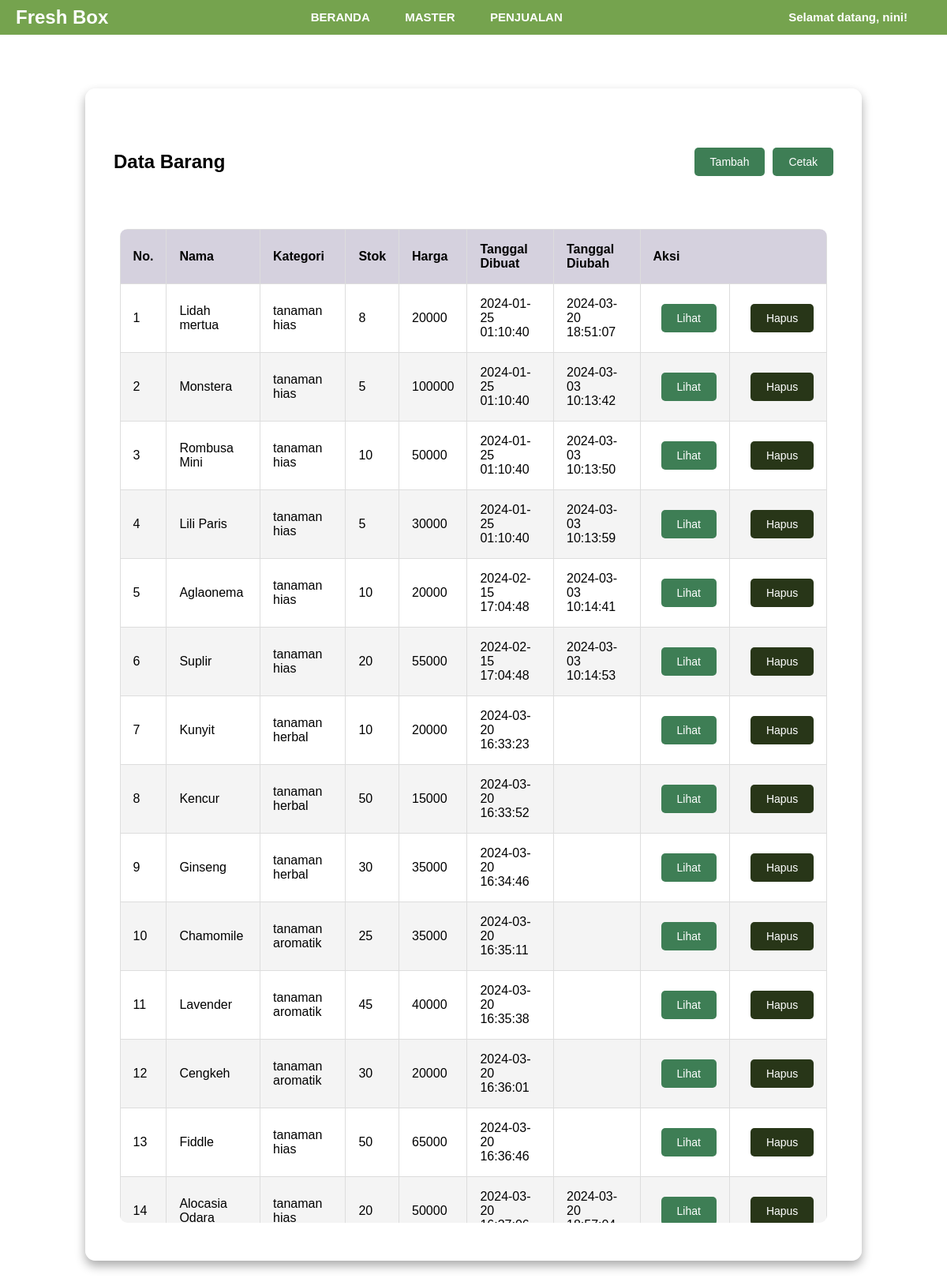
Page /barang.php (signed in) on the committed database.
### tables this page shows
CREATE TABLE `barang` (
  `id` int(11) UNSIGNED NOT NULL,
  `nama` varchar(50) NOT NULL,
  `kategori` enum('tanaman hias','tanaman aromatik','tanaman herbal') NOT NULL,
  `stok` int(10) UNSIGNED NOT NULL,
  `harga` int(10) UNSIGNED NOT NULL,
  `created_at` timestamp NOT NULL DEFAULT current_timestamp(),
  `updated_at` timestamp NULL DEFAULT NULL ON UPDATE current_timestamp()
);

### barang.php (the view, shortened to what this page needs)
<!DOCTYPE html>
<html lang="en">
<head>
    <link rel="stylesheet" href="tablestyle.css">
</head>
<header>
<?php include "menu.php"; ?>
</header>
<body>
    <?php
    require "koneksi.php";
    $sql = "SELECT * FROM barang";
    $query = mysqli_query($koneksi, $sql);
    ?>
    <main class="table">
        <section class="table__header">
            <h1>Data Barang</h1>
            <div class="button-container">
                <form action="new-barang.php" method="GET">
                    <button type="submit" class="btn btn-primary btn-custom btn-view">
                        <span class="btn-text">Tambah</span>
                    </button>
                </form>
                <button onclick="cetaklaporan()" class="btn btn-primary btn-custom btn-view">Cetak</button>
            </div>
        </section>
        <section class="table__body">
            <table>
                <thead>
                    <tr>
                        <th scope="col">No.</th>
                        <th scope="col">Nama</th>
                        <th scope="col">Kategori</th>
                        <th scope="col">Stok</th>
                        <th scope="col">Harga</th>
                        <th scope="col">Tanggal dibuat</th>
                        <th scope="col">Tanggal diubah</th>
                        <th scope="col" colspan="2">Aksi</th>
                    </tr>
                </thead>
                <tbody>
                    <?php $i = 1; ?>
                    <?php while ($barang = mysqli_fetch_array($query)) : ?>
                        <tr>
                            <td><?= $i ?></td>
                            <td><?= $barang["nama"] ?></td>
                            <td><?= $barang["kategori"] ?></td>
                            <td><?= $barang["stok"] ?></td>
                            <td><?= $barang["harga"] ?></td>
                            <td><?= $barang["created_at"] ?></td>
                            <td><?= $barang["updated_at"] ?></td>
                            <td>
                                <form action="read-barang.php" method="GET">
                                    <button type="submit" class="btn btn-primary btn-custom btn-view">
                                        <span class="btn-text">Lihat</span>
                                    </button>
                                </form>
                            </td>
                            <td>
                                <form action="delete-barang.php" method="POST" onsubmit="return konfirmasi(this)">
                                    <button type="submit" class="btn btn-danger btn-custom btn-delete">
                                        <span class="btn-text">Hapus</span>
                                    </button>
                                </form>
                            </td>
                        </tr>
                        <?php $i++; ?>
                    <?php endwhile ?>
                </tbody>
            </table>
        </section>
    </main>
</body>
</html>

### tablestyle.css (style rules this page uses)
body { font-family: "Poppins", sans-serif; min-height: 100vh; background: url(background14.png) center / cover; display: flex; justify-content: center; align-items: center; }
main.table { width: 82vw; height: 90vh; background-color: #fff5; backdrop-filter: blur(7px); box-shadow: 0 0.4rem 0.8rem #0005; border-radius: 0.8rem; overflow: hidden; }
main { margin-top: 60px; padding: 20px; overflow-y: auto; }
.table__header { width: 100%; height: 10%; background-color: #fff4; padding: 0.8rem 1rem; display: flex; justify-content: space-between; align-items: center; }
.table__body { width: 95%; max-height: calc(89% - 1.6rem); background-color: #fffb; margin: 0.8rem auto; border-radius: 0.6rem; overflow: auto; overflow: overlay; }
table { width: 100%; max-height: calc(100vh - 160px); overflow-y: auto; }
table, th, td { border: 1px solid #ddd; border-collapse: collapse; padding: 1rem; text-align: left; }
thead th { position: sticky; top: 0; left: 0; background-color: #d5d1defe; cursor: pointer; text-transform: capitalize; }
tbody tr:nth-child(even) { background-color: #0000000b; }
.btn { position: relative; padding: 10px 20px; font-size: 14px; border-radius: 5px; cursor: pointer; overflow: hidden; transition: background-color 0.3s ease; }
.btn.btn-primary { background-color: #3e7e55; color: white; border: none; }
.btn.btn-danger { background-color: #283618; color: white; border: none; }
.btn::before, .btn::after { content: ""; position: absolute; top: 0; left: 0; width: 100%; height: 100%; background-color: #558b6e; transform: scaleX(0); transform-origin: left; transition: transform 0.3s ease; }
.btn::after { transform-origin: right; }
.btn-text { color: white; text-decoration: none; }
.btn-custom { margin-left: 10px; }
.button-container { display: flex; align-items: center; }

### menu.php (style rules this page uses)
* { margin: 0; padding: 0; box-sizing: border-box; }
header { font-family: "Poppins", sans-serif; position: fixed; top: 0; left: 0; width: 100%; z-index: 100; background-color: #fff; box-shadow: 0 2px 4px rgba(0, 0, 0, 0.1); }

### rows in the picture
barang: nama "Lidah mertua", kategori "tanaman hias", stok "8", harga "20000", created_at "2024-01-25 01:10:40", updated_at "2024-03-20 18:51:07"
barang: nama "Monstera", kategori "tanaman hias", stok "5", harga "100000", created_at "2024-01-25 01:10:40", updated_at "2024-03-03 10:13:42"
barang: nama "Rombusa Mini", kategori "tanaman hias", stok "10", harga "50000", created_at "2024-01-25 01:10:40", updated_at "2024-03-03 10:13:50"
barang: nama "Lili Paris", kategori "tanaman hias", stok "5", harga "30000", created_at "2024-01-25 01:10:40", updated_at "2024-03-03 10:13:59"
barang: nama "Aglaonema", kategori "tanaman hias", stok "10", harga "20000", created_at "2024-02-15 17:04:48", updated_at "2024-03-03 10:14:41"
barang: nama "Suplir", kategori "tanaman hias", stok "20", harga "55000", created_at "2024-02-15 17:04:48", updated_at "2024-03-03 10:14:53"
barang: nama "Kunyit", kategori "tanaman herbal", stok "10", harga "20000", created_at "2024-03-20 16:33:23"
barang: nama "Kencur", kategori "tanaman herbal", stok "50", harga "15000", created_at "2024-03-20 16:33:52"
barang: nama "Ginseng", kategori "tanaman herbal", stok "30", harga "35000", created_at "2024-03-20 16:34:46"
barang: nama "Chamomile", kategori "tanaman aromatik", stok "25", harga "35000", created_at "2024-03-20 16:35:11"
barang: nama "Lavender", kategori "tanaman aromatik", stok "45", harga "40000", created_at "2024-03-20 16:35:38"
barang: nama "Cengkeh", kategori "tanaman aromatik", stok "30", harga "20000", created_at "2024-03-20 16:36:01"
barang: nama "Fiddle", kategori "tanaman hias", stok "50", harga "65000", created_at "2024-03-20 16:36:46"
barang: nama "Alocasia Odara", kategori "tanaman hias", stok "20", harga "50000", created_at "2024-03-20…", updated_at "2024-03-20…"

### other values in the picture
$_SESSION["username"] "nini"
